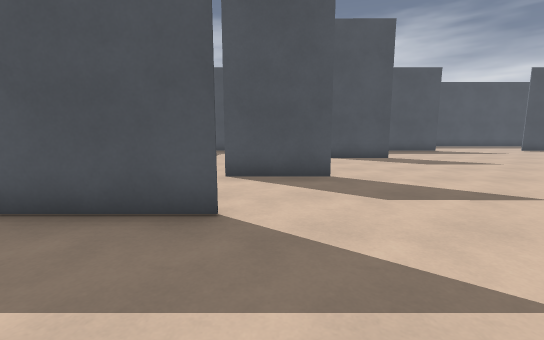
View 1 (above)

19 first-person views from a walk through a Godot game level. The camera is 1.3 m above the floor, tilts 8° down and sees 90° across. The floor is counted in squares, 1.2 m on a side. Each view is taken from the middle of a square. On the plan, view 1 faces up. The plan holds only what a view shows up to about 12 squares ahead; the rest is blank. The place goes on beyond the plan. Characters and animated objects are not drawn. Surface patterns are stand-ins for the level's own textures.

View 2
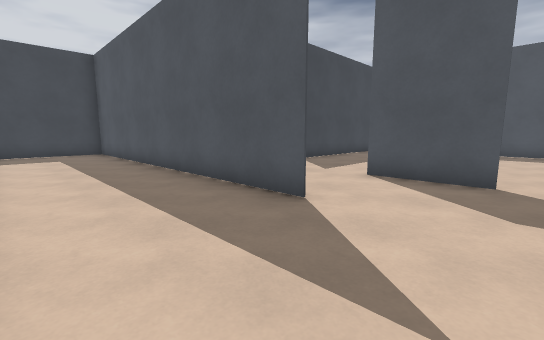

View 3
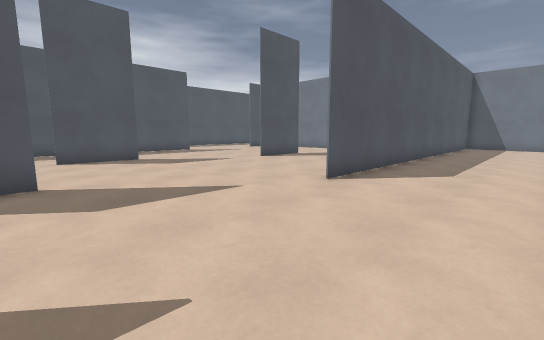

View 4
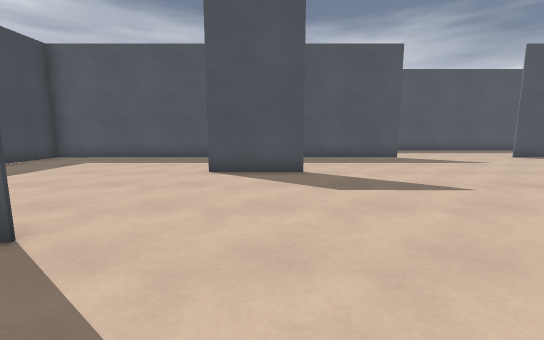

View 5
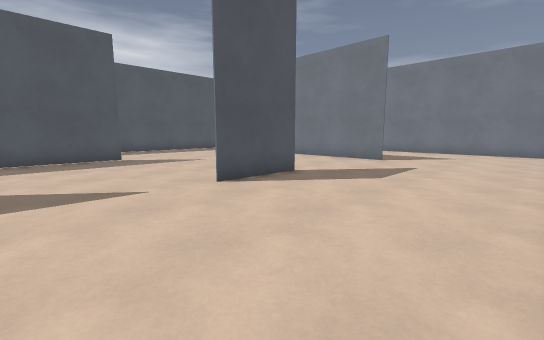

View 6
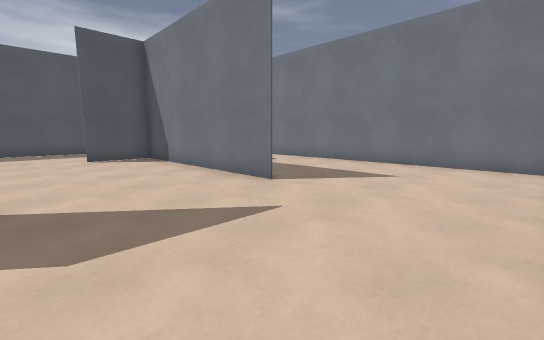

View 7
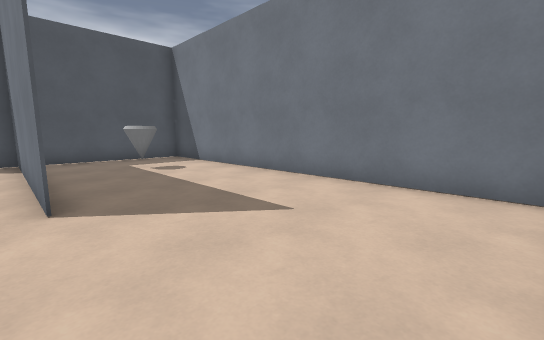

View 8
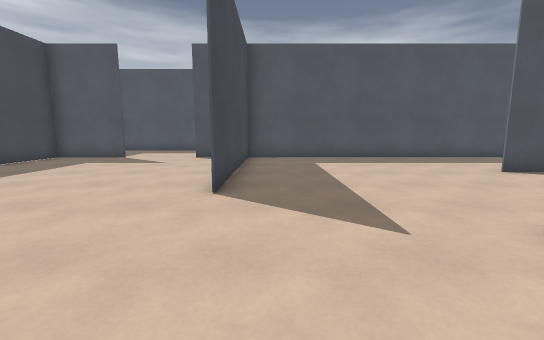

View 9
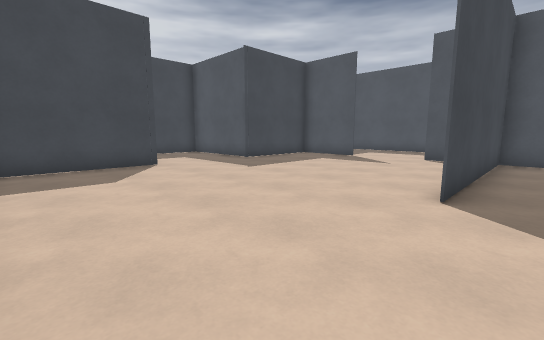

View 10
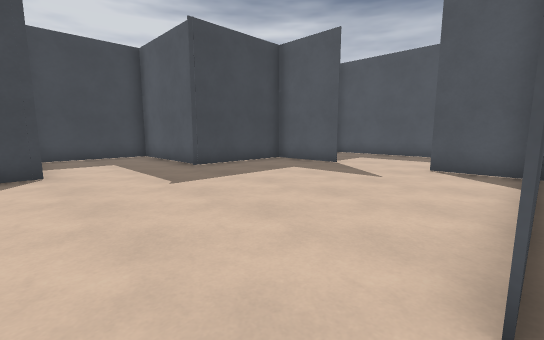

View 11
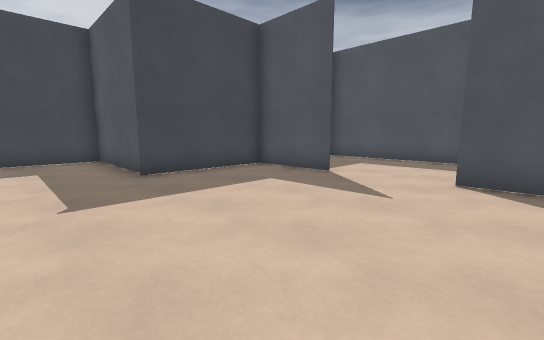

View 12
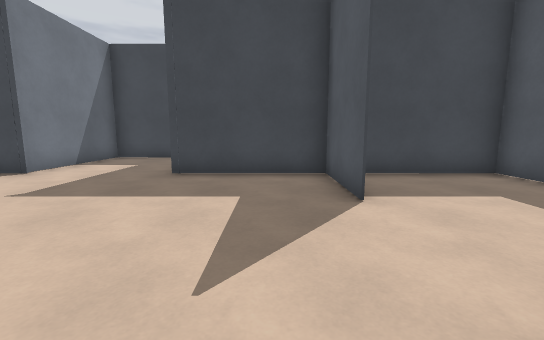

View 13
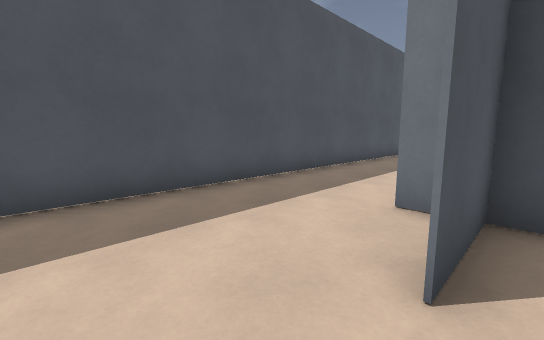

View 14
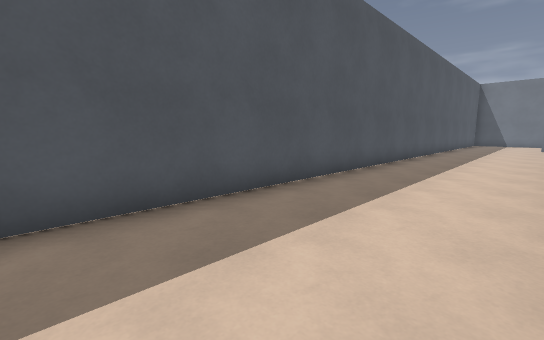

View 15
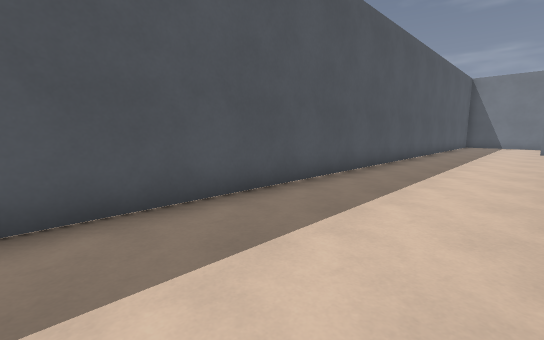

View 16
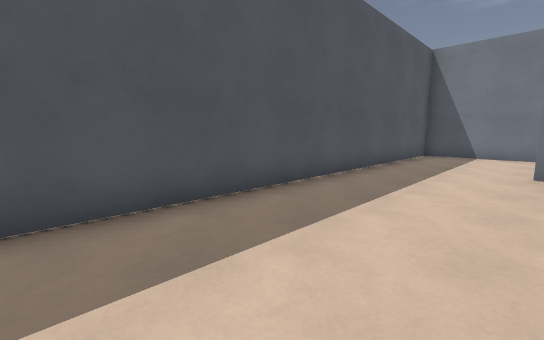

View 17
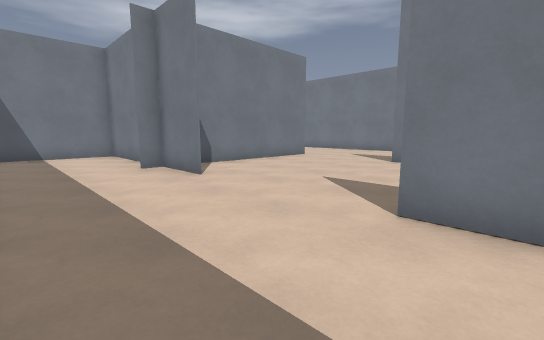

View 18
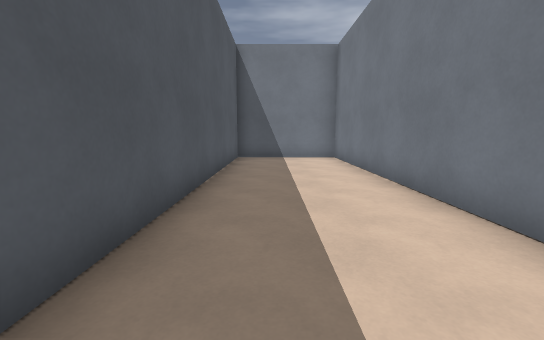

View 19
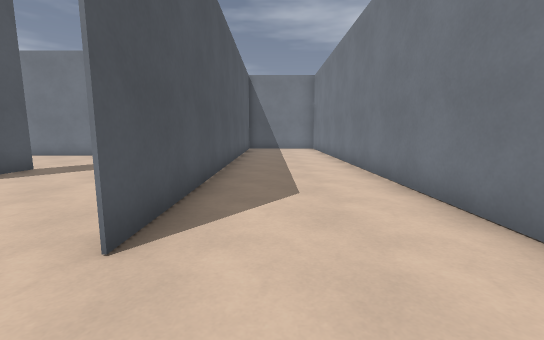

### Floor plan
Points are (right, up) in squares from view 1. A wall is a line through its corners. A room is listed if a view was taken in it or the views show most of it. See-through windows are left out.
Room 1 (views 1, 2, 3, 4, 5, 6, 7, 8, 9, 10, 11, 12, 13, 14, 15, 16, 17, 18, 19)
walls: (5, 11.3) (2.2, 11.3); (1.4, 6.6) (-1.2, 6.6); (7.9, 15.4) (9.4, 15.4) (-7.2, 15.4); (11.5, 9) (12, 9) (9.2, 9); (-0.6, 3.4) (-11.8, 3.4); (-5, 15.4) (-5, 8.7); (-5, 15.9) (-5, 16.6); (6.5, -0.7) (21.5, -0.7) (21.5, 19.8) (-13, 19.8) (-13, 11.4) (-17.4, 11.5) (-17.4, 7.5) (-12.9, 7.5); (14.1, 15.4) (16.4, 15.4) (14.1, 15.4); (16.3, 8.3) (16.4, 16.1); (-10.1, 15.4) (-13, 15.4); (18.2, 15.4) (21.5, 15.4) (17, 15.4); (-13, 7.8) (-13, 3.9); (-13, 2.3) (-13, -0.1); (21.5, 3.4) (6.2, 3.4)

Where each view was taken, in squares from view 1:
view 1: 0 up, 0 right, facing up
view 2: 0 up, 2 right, facing up-left
view 3: 0 up, 1 right, facing up-right
view 4: 4 up, 4 right, facing up
view 5: 4 up, 6 right, facing up-right
view 6: 4 up, 12 right, facing up-right
view 7: 4 up, 16 right, facing up-right
view 8: 4 up, 4 left, facing up
view 9: 4 up, 4 left, facing up-left
view 10: 7 up, 5 left, facing up-left
view 11: 9 up, 6 left, facing up-left
view 12: 14 up, 6 left, facing left
view 13: 15 up, 9 left, facing up-right
view 14: 16 up, 4 left, facing up-right
view 15: 16 up, 1 left, facing up-right
view 16: 16 up, 8 right, facing up-right
view 17: 19 up, 8 right, facing down-right
view 18: 2 up, 10 right, facing right
view 19: 2 up, 4 right, facing right
